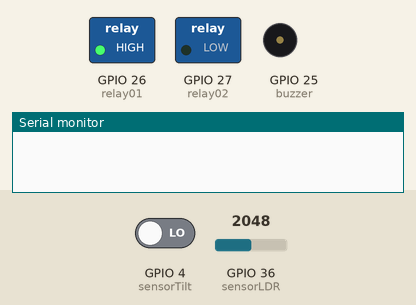
Bench run of a sketch on a simulated ESP32. Parts: switched loads named in the sketch (green lamp = pin HIGH), buzzer (waves = sounding, pin HIGH), the last lines printed to the serial monitor. The inputs (shaded band) are chosen by the test bench; at power-on: GPIO 4 (sensorTilt) LOW, GPIO 36 (sensorLDR) = 2048.

Above: at 0.2 s.
At 1.2 s:
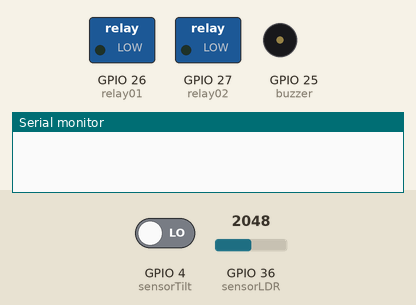
At 2.2 s:
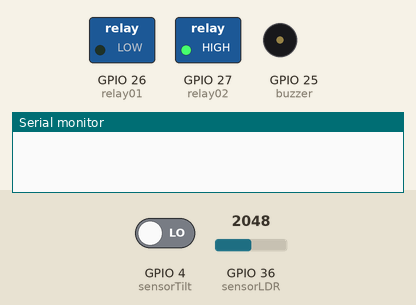
At 3.0 s:
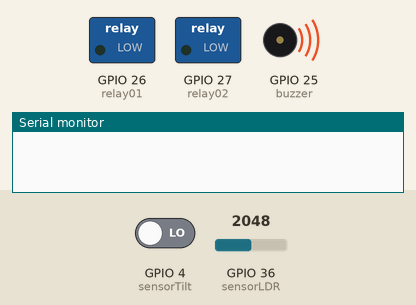
At 4.7 s:
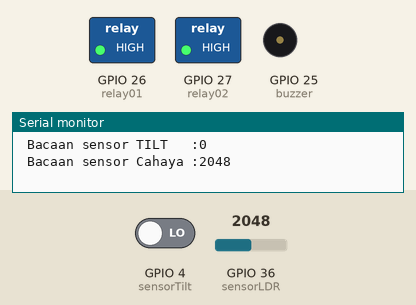
Timing chart, 0 to 5.2 s (numbered marks = the images above):
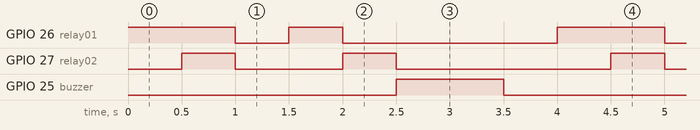

The sketch:

esp32_BoardTest_01.ino
```cpp
/*------------------------------------------------------------------
  ===================  Seksyen 1 - HEADER        ===================
  ------------------------------------------------------------------*/
//-------------------------------------------------------------------
//=  A. - Library  include and define  yang diperlukan              =
//-------------------------------------------------------------------

//--------------------------------------------------------------------------
//-----b. - ISTIHAR Sambungan nama Pin dengan Nombor Fizikal PIN ----
//--------------------------------------------------------------------------

#define relay01     26  // digital OUTPUT - RELAY 1
#define relay02     27  // digital OUTPUT - RELAY 2
#define buzzer      25  // digital OUTPUT - BUZZER
#define SensorDS18  15  // pin ke DS18B20 (ONEWIRE) sensor Suhu
#define sensorLDR   36  // analog INPUT   - Sensor Cahaya
#define sensorTilt  4   // digital Input  - Sensor Tilt
#define SensorVolt  35  // analog INPUT   - Sensor Voltan

//###################################################################
//==================  Seksyen 2 - Fungsi Setup ======================
//-------------------------------------------------------------------

void setup() {

  pinMode(relay01,OUTPUT);
  pinMode(relay02,OUTPUT);
  pinMode(buzzer,OUTPUT);
  pinMode(sensorTilt, INPUT);

  Serial.begin(115200); // initialize serial
}

//##################  Seksyen 2 - TAMAT #############################
//==============  Seksyen 3 - Fungsi Utama (LOOP) ===================
//-------------------------------------------------------------------

void loop() {

  digitalWrite(relay01,HIGH);
  delay (500);
  digitalWrite(relay02,HIGH);
  delay (500);
  digitalWrite(relay01,LOW);
  digitalWrite(relay02,LOW);
  delay (500);
  digitalWrite(relay01,HIGH);
  digitalWrite(relay02,LOW);
  delay (500);
  digitalWrite(relay01,LOW);
  digitalWrite(relay02,HIGH);
  delay (500);
  digitalWrite(relay01,LOW);
  digitalWrite(relay02,LOW);
  digitalWrite(buzzer,HIGH);
  delay (1000);
  digitalWrite(buzzer,LOW);
  delay (500);

  int dataTilt = digitalRead(sensorTilt);
  Serial.print(" Bacaan sensor TILT   :");
  Serial.println(dataTilt);

  int dataCahaya = analogRead(sensorLDR);
  Serial.print(" Bacaan sensor Cahaya :");
  Serial.println(dataCahaya);

}

//##################  Seksyen 3 - TAMAT #############################
```

Measured:
- by itself, GPIO 26 (relay01): repeats every 4.0 s: LOW 0.50 s, HIGH 0.50 s, LOW 2.0 s, HIGH 1.0 s
- by itself, GPIO 27 (relay02): repeats every 4.0 s: LOW 1.0 s, HIGH 0.50 s, LOW 2.0 s, HIGH 0.50 s
- by itself, GPIO 25 (buzzer): alternates HIGH for 1.0 s and LOW for 3.0 s
